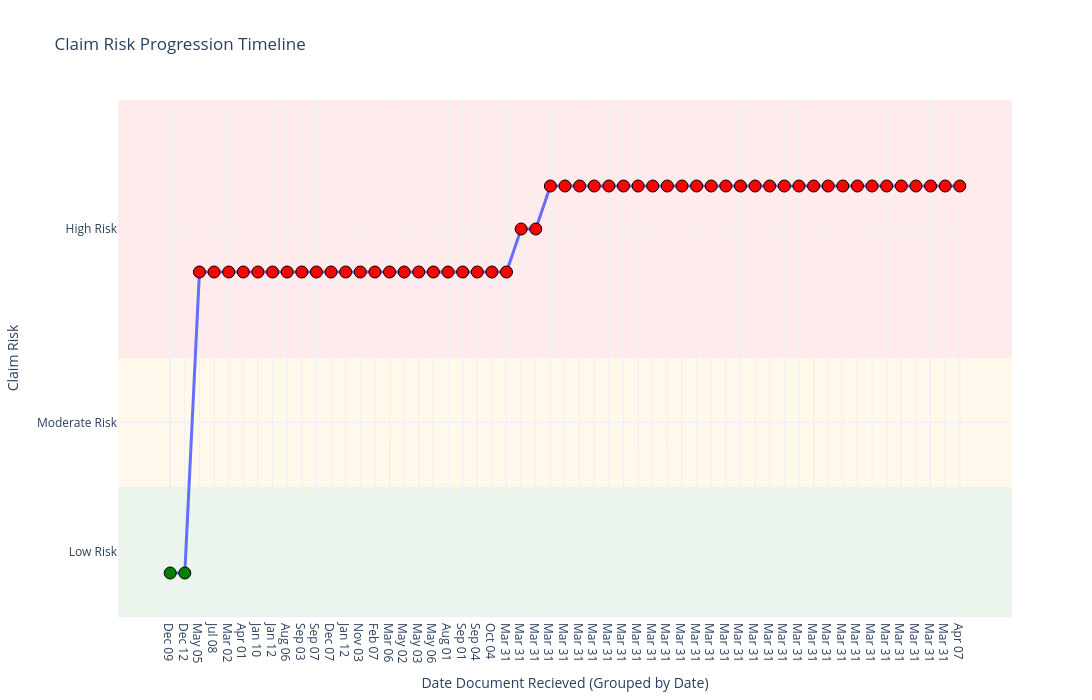

Notebook code for this chart:
### Code cell
import random
from datetime import datetime, timedelta
import plotly.graph_objects as go
from collections import defaultdict
import re 
from datetime import datetime

# -----------------------------
# INPUT DATA
# -----------------------------
data = final_results

# -----------------------------
# CONFIG
# -----------------------------
risk_map = {"L": 1, "M": 2, "H": 3}
risk_label = {1: "Low", 2: "Moderate", 3: "High"}
risk_color = {1: "green", 2: "orange", 3: "red"}

MIN_OFFSET = 1
PADDING = 2

# -----------------------------
# STEP 1: ASSIGN DATES
# -----------------------------
date_buckets = {
    "L": (datetime(2026, 1, 1), datetime(2026, 1, 31)),
    "M": (datetime(2026, 2, 1), datetime(2026, 2, 28)),
    "H": (datetime(2026, 3, 1), datetime(2026, 3, 31)),
}

def random_date(start, end):
    delta = end - start
    return start + timedelta(days=random.randint(0, delta.days))

def get_date(doc):
    """
    Extracts date from doc['name'] after 'Doc Date'.
    Falls back to created_at.
    Returns timezone-naive datetime (safe for sorting).
    """

    name = doc.get("name", "")

    # Extract Doc Date
    match = re.search(r"Doc Date\s*(\d{1,2}-\d{1,2}-\d{2,4})", name)

    if match:
        date_str = match.group(1)

        for fmt in ("%d-%m-%Y", "%d-%m-%y"):
            try:
                dt = datetime.strptime(date_str, fmt)
                return dt  # already naive
            except ValueError:
                continue

    # Fallback → created_at
    created_at = doc.get("created_at")

    if created_at:
        try:
            dt = datetime.fromisoformat(created_at)

            # ✅ Convert to naive datetime
            if dt.tzinfo is not None:
                dt = dt.replace(tzinfo=None)

            return dt
        except Exception:
            pass

    # Final fallback
    return datetime.now()

for doc in data:
    # risk = doc["risk_info"]["document_risk_score"]
    # start, end = date_buckets.get(risk, (datetime(2026,1,1), datetime(2026,3,31)))
    doc["display_date"] = get_date(doc)

docs = sorted(data, key=lambda x: x["display_date"])
# docs[-1]["display_date"] = docs[-2]["display_date"]
# -----------------------------
# STEP 2: FIRST PASS (same)
# -----------------------------
seen_keywords = set()
current_max_risk = 0

cumulative_by_risk = {1: 0, 2: 0, 3: 0}
max_by_risk = {1: 0, 2: 0, 3: 0}

for doc in docs:
    doc_risk = risk_map.get(doc["risk_info"]["document_risk_score"], 0)
    ann = doc.get("annotations", {}).get("claim-characteristics", {}).get("annotations", [])

    current_keywords = {(a.get("Characteristic"), a.get("Question")) for a in ann}
    new_keywords = current_keywords - seen_keywords

    if doc_risk > current_max_risk:
        current_max_risk = doc_risk

    relevant = set()
    for cat, kw in new_keywords:
        for a in ann:
            if a.get("Question") == kw and a.get("Characteristic") == cat:
                if risk_map.get(a.get("RiskCategory"), 0) == current_max_risk:
                    relevant.add((cat, kw))

    cumulative_by_risk[current_max_risk] += len(relevant)
    max_by_risk[current_max_risk] = max(
        max_by_risk[current_max_risk],
        cumulative_by_risk[current_max_risk]
    )

    seen_keywords.update(current_keywords)

# -----------------------------
# STEP 3: REGION HEIGHTS
# -----------------------------
low_height = max_by_risk[1] + PADDING + MIN_OFFSET
mod_height = max_by_risk[2] + PADDING + MIN_OFFSET
high_height = max_by_risk[3] + PADDING + MIN_OFFSET

risk_base = {
    1: 0,
    2: low_height,
    3: low_height + mod_height
}

total_height = low_height + mod_height + high_height

# -----------------------------
# STEP 4: SECOND PASS + GROUPING
# -----------------------------
seen_keywords = set()
current_max_risk = 0
cumulative_by_risk = {1: 0, 2: 0, 3: 0}

grouped = defaultdict(list)

for doc in docs:
    doc_risk = risk_map.get(doc["risk_info"]["document_risk_score"], 0)
    ann = doc.get("annotations", {}).get("claim-characteristics", {}).get("annotations", [])

    current_keywords = {(a.get("Characteristic"), a.get("Question")) for a in ann}
    new_keywords = current_keywords - seen_keywords

    if doc_risk > current_max_risk:
        current_max_risk = doc_risk

    relevant = set()
    for cat, kw in new_keywords:
        for a in ann:
            if a.get("Question") == kw and a.get("Characteristic") == cat:
                if risk_map.get(a.get("RiskCategory"), 0) == current_max_risk:
                    relevant.add((cat, kw))

    cumulative_by_risk[current_max_risk] += len(relevant)
    seen_keywords.update(current_keywords)

    y_val = risk_base[current_max_risk] + cumulative_by_risk[current_max_risk] + MIN_OFFSET
    color = risk_color[current_max_risk]

    # -----------------------------
    # BUILD PER-DOC HOVER
    # -----------------------------
    hover = f"<b>{doc['name']}</b><br>"
    hover += f"Claim Risk: <span style='color:{color}'><b>{risk_label[current_max_risk]}</b></span><br>"
    hover += f"Cumulative Signals: <b>{cumulative_by_risk[current_max_risk]}</b><br>"

    if relevant:
        hover += f"<b>New {risk_label[current_max_risk]} Risk Signals: ({len(relevant)})</b><br>"
        temp = {}
        for cat, kw in relevant:
            temp.setdefault(cat, []).append(kw)

        for cat, kws in temp.items():
            hover += f"<b>{cat}</b>: <span style='color:{color}'>{', '.join(set(kws))}</span><br>"
    else:
        hover += f"<b>No new {risk_label[current_max_risk]} signals</b><br>"

    hover += "<br>"

    grouped[doc["display_date"]].append({
        "hover": hover,
        "y": y_val,
        "color": color
    })

# -----------------------------
# STEP 5: BUILD FINAL PLOT DATA
# -----------------------------
x_vals = []
y_vals = []
colors = []
hover_texts = []

sorted_dates = sorted(grouped.keys())

for i, date in enumerate(sorted_dates):
    entries = grouped[date]

    combined_hover = f"<b>Date: {date.strftime('%Y-%m-%d')}</b><br><br>"
    combined_hover += "".join([e["hover"] for e in entries])

    # take last state (latest doc that day)
    y_val = entries[-1]["y"]
    color = entries[-1]["color"]

    x_vals.append(i)
    y_vals.append(y_val)
    colors.append(color)
    hover_texts.append(combined_hover)

# -----------------------------
# STEP 6: PLOT
# -----------------------------
fig = go.Figure()

fig.add_trace(go.Scatter(
    x=x_vals,
    y=y_vals,
    mode='lines+markers',
    marker=dict(size=12, color=colors, line=dict(width=1, color='black')),
    line=dict(width=3),
    text=hover_texts,
    hoverinfo='text'
))

# -----------------------------
# BACKGROUND REGIONS
# -----------------------------
fig.add_shape(type="rect", xref="paper", yref="y",
              x0=0, x1=1, y0=0, y1=low_height,
              fillcolor="green", opacity=0.08, layer="below", line_width=0)

fig.add_shape(type="rect", xref="paper", yref="y",
              x0=0, x1=1, y0=low_height, y1=low_height+mod_height,
              fillcolor="orange", opacity=0.08, layer="below", line_width=0)

fig.add_shape(type="rect", xref="paper", yref="y",
              x0=0, x1=1, y0=low_height+mod_height, y1=total_height,
              fillcolor="red", opacity=0.08, layer="below", line_width=0)

# -----------------------------
# FINAL LAYOUT
# -----------------------------
fig.update_layout(
    title="Claim Risk Progression Timeline",

    xaxis=dict(
        title="Date Document Recieved (Grouped by Date)",
        tickvals=x_vals,
        ticktext=[d.strftime("%b %d") for d in sorted_dates]
    ),

    yaxis=dict(
        title="Claim Risk",
        tickvals=[
            low_height / 2,
            low_height + mod_height / 2,
            low_height + mod_height + high_height / 2
        ],
        ticktext=["Low Risk", "Moderate Risk", "High Risk"],
        range=[0, total_height]
    ),

    template="plotly_white",
    height=700,
    width=1200,

    hoverlabel=dict(
        bgcolor="white",
        font_size=13,
        font_family="Arial",
        font_color="black",
        bordercolor="lightgrey",
        align="left"
    )
)

fig.show()

### Figure 1 — Plotly figure (JSON) as saved in the notebook; plotly's stock layout.template omitted (floating-point values rounded to 4 significant figures)
{"data": [{"hoverinfo": "text", "line": {"width": 3}, "marker": {"color": ["green", "green", "red", "red", "red", "red", "red", "red", "red", "red", "red", "red", "red", "red", "red", "red", "red", "red", "red", "red", "red", "red", "red", "red", "red", "red", "red", "red", "red", "red", "red", "red", "red", "red", "red", "red", "red", "red", "red", "red", "red", "red", "red", "red", "red", "red", "red", "red", "red", "red", "red", "red", "red", "red", "red"], "line": {"color": "black", "width": 1}, "size": 12}, "mode": "lines+markers", "text": ["<b>Date: 2014-12-09</b><br><br><b>CLM - Examination Before Trial Report  PLAINTIFF Clm    138226 - MEDVINSKY ALLA vs. PANDYA MD HIMANSHU - Doc Date 9-12-2014.msg.msg</b><br>Claim Risk: <span style='color:green'><b>Low</b></span><br>Cumulative Signals: <b>0</b><br><b>No new Low signals</b><br><br><b>CLM - Examination Before Trial Report  PLAINTIFF Clm    138226 - MEDVINSKY ALLA vs. PANDYA MD HIMANSHU - Doc Date 9-12-2014.msg_R090514DEP.pdf</b><br>Claim Risk: <span style='color:green'><b>Low</b></span><br>Cumulative Signals: <b>0</b><br><b>No new Low signals</b><br><br>", "<b>Date: 2014-12-12</b><br><br><b>CLM - Defense Counsel General Correspondence  Clm    138226 - MEDVINSKY ALLA vs. PANDYA MD HIMANSHU - Doc Date 12-12-2014.msg.msg</b><br>Claim Risk: <span style='color:green'><b>Low</b></span><br>Cumulative Signals: <b>0</b><br><b>No new Low signals</b><br><br><b>CLM - Defense Counsel General Correspondence  Clm    138226 - MEDVINSKY ALLA vs. PANDYA MD HIMANSHU - Doc Date 12-12-2014.msg_R120814DIS.pdf</b><br>Claim Risk: <span style='color:green'><b>Low</b></span><br>Cumulative Signals: <b>0</b><br><b>No new Low signals</b><br><br>", "<b>Date: 2015-05-05</b><br><br><b>CLM - Defense Counsel General Correspondence UPDATE ON EBT DATES Clm    138226 - MEDVINSKY ALLA vs. PANDYA MD HIMANSHU - Doc Date 5-5-2015.msg.msg</b><br>Claim Risk: <span style='color:green'><b>Low</b></span><br>Cumulative Signals: <b>0</b><br><b>No new Low signals</b><br><br><b>CLM - Defense Counsel General Correspondence UPDATE ON EBT DATES Clm    138226 - MEDVINSKY ALLA vs. PANDYA MD HIMANSHU - Doc Date 5-5-2015.msg_R042415AP.pdf</b><br>Claim Risk: <span style='color:red'><b>High</b></span><br>Cumulative Signals: <b>1</b><br><b>New High Risk Signals: (1)</b><br><b>Other</b>: <span style='color:red'>Affidavit</span><br><br>", "<b>Date: 2015-07-08</b><br><br><b>CLM - Defense Counsel General Correspondence STATUS UPDATE Clm    138226 - MEDVINSKY, ALLA vs. PANDYA MD, HIMANSHU - Doc Date 8-7-2015.pdf</b><br>Claim Risk: <span style='color:red'><b>High</b></span><br>Cumulative Signals: <b>1</b><br><b>No new High signals</b><br><br>", "<b>Date: 2017-03-02</b><br><br><b>CLM - Defense Counsel General Correspondence REPORT - CASE STAYED Clm    138226 - MEDVINSKY, ALLA vs. PANDYA MD, HIMANSHU - Doc Date 2-3-2017.pdf</b><br>Claim Risk: <span style='color:red'><b>High</b></span><br>Cumulative Signals: <b>1</b><br><b>No new High signals</b><br><br>", "<b>Date: 2019-04-01</b><br><br><b>CLM - Defense Counsel Record Review Clm    138226 - MEDVINSKY, ALLA vs. PANDYA MD, HIMANSHU - Doc Date 1-4-2019.DOC</b><br>Claim Risk: <span style='color:red'><b>High</b></span><br>Cumulative Signals: <b>1</b><br><b>No new High signals</b><br><br>", "<b>Date: 2020-01-10</b><br><br><b>CLM - Defense Counsel General Correspondence DEFENSE COUNSEL CHRONOLOGY Clm    138226 - MEDVINSKY ALLA vs. PANDYA MD HIMANSHU - Doc Date 10-1-2020.msg.msg</b><br>Claim Risk: <span style='color:red'><b>High</b></span><br>Cumulative Signals: <b>1</b><br><b>No new High signals</b><br><br>", "<b>Date: 2021-01-12</b><br><br><b>CLM - Defense Counsel General Correspondence NO DECISION-ACTIVITY ON MOTION TO DISMISS Clm    138226 - MEDVINSKY ALLA vs. PANDYA MD HIMANSHU - Doc Date 12-1-2021.msg.msg</b><br>Claim Risk: <span style='color:red'><b>High</b></span><br>Cumulative Signals: <b>1</b><br><b>No new High signals</b><br><br>", "<b>Date: 2021-08-06</b><br><br><b>CLM - Defense Counsel General Correspondence STATUS OF MOTION TO DISMISS Clm    138226 - MEDVINSKY ALLA vs. PANDYA MD HIMANSHU - Doc Date 6-8-2021.msg.msg</b><br>Claim Risk: <span style='color:red'><b>High</b></span><br>Cumulative Signals: <b>1</b><br><b>No new High signals</b><br><br><b>CLM - Defense Counsel General Correspondence STATUS OF MOTION TO DISMISS Clm    138226 - MEDVINSKY ALLA vs. PANDYA MD HIMANSHU - Doc Date 6-8-2021.msg_To PRI re  6.16.21 Appearance Motion to Dismiss.DOC</b><br>Claim Risk: <span style='color:red'><b>High</b></span><br>Cumulative Signals: <b>1</b><br><b>No new High signals</b><br><br><b>CLM - Defense Counsel General Correspondence STATUS OF MOTION TO DISMISS Clm    138226 - MEDVINSKY ALLA vs. PANDYA MD HIMANSHU - Doc Date 6-8-2021.msg_To PRI re  6.16.21 Appearance Motion to Dismiss_.PDF</b><br>Claim Risk: <span style='color:red'><b>High</b></span><br>Cumulative Signals: <b>1</b><br><b>No new High signals</b><br><br>", "<b>Date: 2021-09-03</b><br><br><b>CLM - Defense Counsel General Correspondence MOTION TO DISMISS APPROVED Clm    138226 - MEDVINSKY ALLA vs. PANDYA MD HIMANSHU - Doc Date 3-9-2021.msg.msg</b><br>Claim Risk: <span style='color:red'><b>High</b></span><br>Cumulative Signals: <b>1</b><br><b>No new High signals</b><br><br><b>CLP - Motions-Orders Clm    138226 - MEDVINSKY ALLA vs. PANDYA MD HIMANSHU - Doc Date 3-9-2021.msg.msg</b><br>Claim Risk: <span style='color:red'><b>High</b></span><br>Cumulative Signals: <b>1</b><br><b>No new High signals</b><br><br>", "<b>Date: 2021-09-07</b><br><br><b>CLM - Defense Counsel General Correspondence REQUEST UPDATE ON MOTION TO DISMISS Clm    138226 - MEDVINSKY ALLA vs. PANDYA MD HIMANSHU - Doc Date 7-9-2021.msg.msg</b><br>Claim Risk: <span style='color:red'><b>High</b></span><br>Cumulative Signals: <b>1</b><br><b>No new High signals</b><br><br><b>CLM - Defense Counsel General Correspondence STATUS UPDATE Clm    138226 - MEDVINSKY ALLA vs. PANDYA MD HIMANSHU - Doc Date 7-9-2021.msg_image001.png</b><br>Claim Risk: <span style='color:red'><b>High</b></span><br>Cumulative Signals: <b>1</b><br><b>No new High signals</b><br><br><b>CLM - Defense Counsel General Correspondence STATUS UPDATE Clm    138226 - MEDVINSKY ALLA vs. PANDYA MD HIMANSHU - Doc Date 7-9-2021.msg.msg</b><br>Claim Risk: <span style='color:red'><b>High</b></span><br>Cumulative Signals: <b>1</b><br><b>No new High signals</b><br><br><b>CLM - Defense Counsel General Correspondence STATUS UPDATE Clm    138226 - MEDVINSKY ALLA vs. PANDYA MD HIMANSHU - Doc Date 7-9-2021.msg_To PRI re  Our MTD and 8.11.21 Appearance.DOC</b><br>Claim Risk: <span style='color:red'><b>High</b></span><br>Cumulative Signals: <b>1</b><br><b>No new High signals</b><br><br><b>CLM - Defense Counsel General Correspondence STATUS UPDATE Clm    138226 - MEDVINSKY ALLA vs. PANDYA MD HIMANSHU - Doc Date 7-9-2021.msg_To PRI re Our MTD and 8.11.21 Appearance_.PDF</b><br>Claim Risk: <span style='color:red'><b>High</b></span><br>Cumulative Signals: <b>1</b><br><b>No new High signals</b><br><br>", "<b>Date: 2021-12-07</b><br><br><b>CLM - Defense Counsel General Correspondence STATUS OF MOTION TO DISAMISS Clm    138226 - MEDVINSKY ALLA vs. PANDYA MD HIMANSHU - Doc Date 7-12-2021.msg.msg</b><br>Claim Risk: <span style='color:red'><b>High</b></span><br>Cumulative Signals: <b>1</b><br><b>No new High signals</b><br><br>", "<b>Date: 2022-01-12</b><br><br><b>CLP - Summons and Complaint (S   C) Clm    138226 - MEDVINSKY ALLA vs. PANDYA MD HIMANSHU - Doc Date 12-1-2022.msg_LETTERS OF ADMINISTRATION.PDF</b><br>Claim Risk: <span style='color:red'><b>High</b></span><br>Cumulative Signals: <b>1</b><br><b>No new High signals</b><br><br><b>CLP - Summons and Complaint (S   C) Clm    138226 - MEDVINSKY ALLA vs. PANDYA MD HIMANSHU - Doc Date 12-1-2022.msg.msg</b><br>Claim Risk: <span style='color:red'><b>High</b></span><br>Cumulative Signals: <b>1</b><br><b>No new High signals</b><br><br>", "<b>Date: 2024-11-03</b><br><br><b>CLM - Examination Before Trial Report  INSURED Clm    138226 - MEDVINSKY, ALLA vs. PANDYA MD, HIMANSHU - Doc Date 3-11-2024.DOCX</b><br>Claim Risk: <span style='color:red'><b>High</b></span><br>Cumulative Signals: <b>1</b><br><b>No new High signals</b><br><br>", "<b>Date: 2025-02-07</b><br><br><b>CLM - Closing CLOSING DOCUMENTS Clm    138226 - MEDVINSKY, ALLA vs. PANDYA MD, HIMANSHU - Doc Date 7-2-2025.PDF</b><br>Claim Risk: <span style='color:red'><b>High</b></span><br>Cumulative Signals: <b>1</b><br><b>No new High signals</b><br><br>", "<b>Date: 2025-03-06</b><br><br><b>CLM  Litigation Management APPROVAL FOR KE LAUB TO COVER THE 6-4-25 CONF. Clm    138226 - MEDVINSKY ALLA vs. PANDYA MD HIMANSHU - Doc Date 6-3-2025.msg.msg</b><br>Claim Risk: <span style='color:red'><b>High</b></span><br>Cumulative Signals: <b>1</b><br><b>No new High signals</b><br><br>", "<b>Date: 2025-05-02</b><br><br><b>CLM - Defense Counsel General Correspondence PC IS CONSIDERING A STIP OF DISC FOR INSURED. Clm    138226 - MEDVINSKY ALLA vs. PANDYA MD HIMANSHU - Doc Date 2-5-2025.msg.msg</b><br>Claim Risk: <span style='color:red'><b>High</b></span><br>Cumulative Signals: <b>1</b><br><b>No new High signals</b><br><br>", "<b>Date: 2025-05-03</b><br><br><b>CLM - DOH Reports Clm    138226 - MEDVINSKY, ALLA vs. PANDYA MD, HIMANSHU - Doc Date 3-5-2025.pdf</b><br>Claim Risk: <span style='color:red'><b>High</b></span><br>Cumulative Signals: <b>1</b><br><b>No new High signals</b><br><br>", "<b>Date: 2025-05-06</b><br><br><b>CLM - Stipulation of Discontinuance CLOSING DOCUMENTS Clm    138226 - MEDVINSKY ALLA vs. PANDYA MD HIMANSHU - Doc Date 6-5-2025.msg.msg</b><br>Claim Risk: <span style='color:red'><b>High</b></span><br>Cumulative Signals: <b>1</b><br><b>No new High signals</b><br><br><b>CLM - Stipulation of Discontinuance CLOSING DOCUMENTS Clm    138226 - MEDVINSKY ALLA vs. PANDYA MD HIMANSHU - Doc Date 6-5-2025.msg_So-Ordered Stipulation of Discontinuance Dr. Pandya.PDF</b><br>Claim Risk: <span style='color:red'><b>High</b></span><br>Cumulative Signals: <b>1</b><br><b>No new High signals</b><br><br>", "<b>Date: 2025-08-01</b><br><br><b>CLM - Defense Counsel General Correspondence STRATEGY DISCUSSION WITH DC RE SOD Clm    138226 - MEDVINSKY ALLA vs. PANDYA MD HIMANSHU - Doc Date 1-8-2025.msg.msg</b><br>Claim Risk: <span style='color:red'><b>High</b></span><br>Cumulative Signals: <b>1</b><br><b>No new High signals</b><br><br>", "<b>Date: 2025-09-01</b><br><br><b>CLM - Defense Counsel General Correspondence FOLLOW - UP FOR STIP FOR INSURED Clm    138226 - MEDVINSKY ALLA vs. PANDYA MD HIMANSHU - Doc Date 1-9-2025.msg.msg</b><br>Claim Risk: <span style='color:red'><b>High</b></span><br>Cumulative Signals: <b>1</b><br><b>No new High signals</b><br><br>", "<b>Date: 2025-09-04</b><br><br><b>CLM - Defense Counsel General Correspondence DC WILL REQUEST STIP FOR INS. AT CONF 4-10-25 Clm    138226 - MEDVINSKY ALLA vs. PANDYA MD HIMANSHU - Doc Date 4-9-2025.msg.msg</b><br>Claim Risk: <span style='color:red'><b>High</b></span><br>Cumulative Signals: <b>1</b><br><b>No new High signals</b><br><br>", "<b>Date: 2025-10-04</b><br><br><b>CLM - Stipulation of Discontinuance CLOSING DOCUMENTS Clm    138226 - MEDVINSKY ALLA vs. PANDYA MD HIMANSHU - Doc Date 4-10-2025.msg_Def Hassan Farhat & NY Community Hosp Answer to Pltf 2.25.11.PDF</b><br>Claim Risk: <span style='color:red'><b>High</b></span><br>Cumulative Signals: <b>1</b><br><b>No new High signals</b><br><br><b>CLM - Stipulation of Discontinuance CLOSING DOCUMENTS Clm    138226 - MEDVINSKY ALLA vs. PANDYA MD HIMANSHU - Doc Date 4-10-2025.msg_Def Pal Gardens Center for Nursing & Rehab  Answer to Pltf 8.17.11.PDF</b><br>Claim Risk: <span style='color:red'><b>High</b></span><br>Cumulative Signals: <b>1</b><br><b>No new High signals</b><br><br><b>CLM - Stipulation of Discontinuance CLOSING DOCUMENTS Clm    138226 - MEDVINSKY ALLA vs. PANDYA MD HIMANSHU - Doc Date 4-10-2025.msg.msg</b><br>Claim Risk: <span style='color:red'><b>High</b></span><br>Cumulative Signals: <b>1</b><br><b>No new High signals</b><br><br><b>CLM - Stipulation of Discontinuance CLOSING DOCUMENTS Clm    138226 - MEDVINSKY ALLA vs. PANDYA MD HIMANSHU - Doc Date 4-10-2025.msg_Stip of Disc - signed.PDF</b><br>Claim Risk: <span style='color:red'><b>High</b></span><br>Cumulative Signals: <b>1</b><br><b>No new High signals</b><br><br>", "<b>Date: 2026-03-31</b><br><br><b>CLM - Vendor Invoice BILL ISSUES Clm    138226 - MEDVINSKY ALLA vs. PANDYA MD HIMANSHU - Doc Date 9-14-2020.msg.msg</b><br>Claim Risk: <span style='color:red'><b>High</b></span><br>Cumulative Signals: <b>1</b><br><b>No new High signals</b><br><br>", "<b>Date: 2026-03-31</b><br><br><b>CLM - Examination Before Trial Report  PLAINTIFF Clm    138226 - MEDVINSKY, ALLA vs. PANDYA MD, HIMANSHU - Doc Date 11-19-2015.pdf</b><br>Claim Risk: <span style='color:red'><b>High</b></span><br>Cumulative Signals: <b>2</b><br><b>New High Risk Signals: (1)</b><br><b>Damage</b>: <span style='color:red'>Sepsis</span><br><br>", "<b>Date: 2026-03-31</b><br><br><b>CLP - Attorney Transfer Form Clm    138226 - MEDVINSKY, ALLA vs. PANDYA MD, HIMANSHU - Doc Date 3-15-2018.pdf</b><br>Claim Risk: <span style='color:red'><b>High</b></span><br>Cumulative Signals: <b>2</b><br><b>No new High signals</b><br><br>", "<b>Date: 2026-03-31</b><br><br><b>CLM - Defense Counsel Record Review Clm    138226 - MEDVINSKY, ALLA vs. PANDYA MD, HIMANSHU - Doc Date 11-14.DOC</b><br>Claim Risk: <span style='color:red'><b>High</b></span><br>Cumulative Signals: <b>3</b><br><b>New High Risk Signals: (1)</b><br><b>Damage</b>: <span style='color:red'>Impaired</span><br><br>", "<b>Date: 2026-03-31</b><br><br><b>CLM - Plaintiff Counsel Correspondence Clm    138226 - MEDVINSKY, ALLA vs. PANDYA MD, HIMANSHU - Doc Date 6-23-2016.pdf</b><br>Claim Risk: <span style='color:red'><b>High</b></span><br>Cumulative Signals: <b>3</b><br><b>No new High signals</b><br><br>", "<b>Date: 2026-03-31</b><br><br><b>CLM  Litigation Management APPROVAL FOR 3.5 HOURS FOR MOTION TO SO ORDER STIP Clm    138226 - MEDVINSKY ALLA vs. PANDYA MD HIMANSHU - Doc Date 4-27-2025.msg.msg</b><br>Claim Risk: <span style='color:red'><b>High</b></span><br>Cumulative Signals: <b>3</b><br><b>No new High signals</b><br><br>", "<b>Date: 2026-03-31</b><br><br><b>CLM - Defense Counsel Record Review Clm    138226 - MEDVINSKY, ALLA vs. PANDYA MD, HIMANSHU - Doc Date 3-14-2019.DOC</b><br>Claim Risk: <span style='color:red'><b>High</b></span><br>Cumulative Signals: <b>3</b><br><b>No new High signals</b><br><br>", "<b>Date: 2026-03-31</b><br><br><b>CLM - Defense Counsel Record Review Clm    138226 - MEDVINSKY, ALLA vs. PANDYA MD, HIMANSHU - Doc Date 10-25-2018.DOC</b><br>Claim Risk: <span style='color:red'><b>High</b></span><br>Cumulative Signals: <b>3</b><br><b>No new High signals</b><br><br>", "<b>Date: 2026-03-31</b><br><br><b>CLM - Signed Consent Clm    138226 - MEDVINSKY, ALLA vs. PANDYA MD, HIMANSHU - Doc Date 5-30-2018.pdf</b><br>Claim Risk: <span style='color:red'><b>High</b></span><br>Cumulative Signals: <b>3</b><br><b>No new High signals</b><br><br>", "<b>Date: 2026-03-31</b><br><br><b>CLM - Suit Evaluation  INITIAL Clm    138226 - MEDVINSKY, ALLA vs. PANDYA MD, HIMANSHU - Doc Date 10-25-2018.PDF</b><br>Claim Risk: <span style='color:red'><b>High</b></span><br>Cumulative Signals: <b>3</b><br><b>No new High signals</b><br><br>", "<b>Date: 2026-03-31</b><br><br><b>CLM - Defense Counsel General Correspondence UPDATE Clm    138226 - MEDVINSKY, ALLA vs. PANDYA MD, HIMANSHU - Doc Date 7-24-2015.pdf</b><br>Claim Risk: <span style='color:red'><b>High</b></span><br>Cumulative Signals: <b>3</b><br><b>No new High signals</b><br><br>", "<b>Date: 2026-03-31</b><br><br><b>CLM - Defense Counsel Record Review Clm    138226 - MEDVINSKY, ALLA vs. PANDYA MD, HIMANSHU - Doc Date 11-14-18.DOC</b><br>Claim Risk: <span style='color:red'><b>High</b></span><br>Cumulative Signals: <b>3</b><br><b>No new High signals</b><br><br>", "<b>Date: 2026-03-31</b><br><br><b>CLP - Motions-Orders Clm    138226 - MEDVINSKY, ALLA vs. PANDYA MD, HIMANSHU - Doc Date 12-18-2023.PDF</b><br>Claim Risk: <span style='color:red'><b>High</b></span><br>Cumulative Signals: <b>3</b><br><b>No new High signals</b><br><br>", "<b>Date: 2026-03-31</b><br><br><b>CLM - Defense Counsel General Correspondence RE STAY Clm    138226 - MEDVINSKY, ALLA vs. PANDYA MD, HIMANSHU - Doc Date 8-23-2017.pdf</b><br>Claim Risk: <span style='color:red'><b>High</b></span><br>Cumulative Signals: <b>3</b><br><b>No new High signals</b><br><br>", "<b>Date: 2026-03-31</b><br><br><b>CLM - Defense Counsel General Correspondence CODEF WON T SIGN STIP BY PC DID Clm    138226 - MEDVINSKY ALLA vs. PANDYA MD HIMANSHU - Doc Date 4-15-2025.msg.msg</b><br>Claim Risk: <span style='color:red'><b>High</b></span><br>Cumulative Signals: <b>3</b><br><b>No new High signals</b><br><br>", "<b>Date: 2026-03-31</b><br><br><b>CLM - Defense Counsel General Correspondence UPDATE STAY AND RECS Clm    138226 - MEDVINSKY ALLA vs. PANDYA MD HIMANSHU - Doc Date 9-29-2020.msg.msg</b><br>Claim Risk: <span style='color:red'><b>High</b></span><br>Cumulative Signals: <b>3</b><br><b>No new High signals</b><br><br>", "<b>Date: 2026-03-31</b><br><br><b>CLM - Main File (Closed) Clm    138226 - MEDVINSKY, ALLA vs. PANDYA MD, HIMANSHU - Doc Date 1-17-2019.pdf</b><br>Claim Risk: <span style='color:red'><b>High</b></span><br>Cumulative Signals: <b>3</b><br><b>No new High signals</b><br><br>", "<b>Date: 2026-03-31</b><br><br><b>CLM - Defense Counsel General Correspondence STATUS Clm    138226 - MEDVINSKY, ALLA vs. PANDYA MD, HIMANSHU - Doc Date 8-18-2015.pdf</b><br>Claim Risk: <span style='color:red'><b>High</b></span><br>Cumulative Signals: <b>3</b><br><b>No new High signals</b><br><br>", "<b>Date: 2026-03-31</b><br><br><b>CLM - Examination Before Trial Report  CODEFENDANT Clm    138226 - MEDVINSKY, ALLA vs. PANDYA MD, HIMANSHU - Doc Date 9-24-2024.PDF</b><br>Claim Risk: <span style='color:red'><b>High</b></span><br>Cumulative Signals: <b>3</b><br><b>No new High signals</b><br><br>", "<b>Date: 2026-03-31</b><br><br><b>CLM - Defense Counsel General Correspondence RE CONTINUED EBT OF A. PEKERMAN Clm    138226 - MEDVINSKY, ALLA vs. PANDYA MD, HIMANSHU - Doc Date 10-14-....pdf</b><br>Claim Risk: <span style='color:red'><b>High</b></span><br>Cumulative Signals: <b>3</b><br><b>No new High signals</b><br><br>", "<b>Date: 2026-03-31</b><br><br><b>CLM - Defense Counsel General Correspondence UPDATE Clm    138226 - MEDVINSKY, ALLA vs. PANDYA MD, HIMANSHU - Doc Date 1-29-2016.pdf</b><br>Claim Risk: <span style='color:red'><b>High</b></span><br>Cumulative Signals: <b>3</b><br><b>No new High signals</b><br><br>", "<b>Date: 2026-03-31</b><br><br><b>CLM - Defense Counsel Record Review Clm    138226 - MEDVINSKY, ALLA vs. PANDYA MD, HIMANSHU - Doc Date 11-14-2018.DOC</b><br>Claim Risk: <span style='color:red'><b>High</b></span><br>Cumulative Signals: <b>3</b><br><b>No new High signals</b><br><br>", "<b>Date: 2026-03-31</b><br><br><b>All eOASIS notes for CL#138226.pdf</b><br>Claim Risk: <span style='color:red'><b>High</b></span><br>Cumulative Signals: <b>3</b><br><b>No new High signals</b><br><br>", "<b>Date: 2026-03-31</b><br><br><b>CLM - Defense Counsel General Correspondence PLAINTIFF HAS SIGNED A STIP. OF DISCONTINUANCE Clm    138226 - MEDVINSKY ALLA vs. PANDYA MD HIMANSHU - Doc Date 2-26-2025.msg.msg</b><br>Claim Risk: <span style='color:red'><b>High</b></span><br>Cumulative Signals: <b>3</b><br><b>No new High signals</b><br><br>", "<b>Date: 2026-03-31</b><br><br><b>CLM - Defense Counsel General Correspondence NEED DEATH CERTIFICATE- MOTION TO DISMISS PENDING Clm    138226 - MEDVINSKY ALLA vs. PANDYA MD HIMANSHU - Doc Date 3-30-2021.msg.msg</b><br>Claim Risk: <span style='color:red'><b>High</b></span><br>Cumulative Signals: <b>3</b><br><b>No new High signals</b><br><br>", "<b>Date: 2026-03-31</b><br><br><b>CLP - Pleadings File (Closed) Clm    138226 - MEDVINSKY, ALLA vs. PANDYA MD, HIMANSHU - Doc Date 1-17-2019.pdf</b><br>Claim Risk: <span style='color:red'><b>High</b></span><br>Cumulative Signals: <b>3</b><br><b>No new High signals</b><br><br>", "<b>Date: 2026-03-31</b><br><br><b>CLM - Defense Counsel General Correspondence PLAINTIFF DIED NEED DEATH CERTIFICATE Clm    138226 - MEDVINSKY ALLA vs. PANDYA MD HIMANSHU - Doc Date 3-29-2021.msg.msg</b><br>Claim Risk: <span style='color:red'><b>High</b></span><br>Cumulative Signals: <b>3</b><br><b>No new High signals</b><br><br>", "<b>Date: 2026-03-31</b><br><br><b>CLM - Defense Counsel General Correspondence PC HAS NOT RESP. TO REQ. TO DISC. INS Clm    138226 - MEDVINSKY ALLA vs. PANDYA MD HIMANSHU - Doc Date 2-19-2025.msg.msg</b><br>Claim Risk: <span style='color:red'><b>High</b></span><br>Cumulative Signals: <b>3</b><br><b>No new High signals</b><br><br>", "<b>Date: 2026-03-31</b><br><br><b>CLD - Data File (Closed) Clm    138226 - MEDVINSKY, ALLA vs. PANDYA MD, HIMANSHU - Doc Date 1-17-2019.pdf</b><br>Claim Risk: <span style='color:red'><b>High</b></span><br>Cumulative Signals: <b>3</b><br><b>No new High signals</b><br><br>", "<b>Date: 2026-03-31</b><br><br><b>CLM - Vendor Invoice BILL ISSUES Clm    138226 - MEDVINSKY ALLA vs. PANDYA MD HIMANSHU - Doc Date 9-14-2020.msg_Pekerman-Medvinsky Inv.2009322.pdf</b><br>Claim Risk: <span style='color:red'><b>High</b></span><br>Cumulative Signals: <b>3</b><br><b>No new High signals</b><br><br>", "<b>Date: 2026-03-31</b><br><br><b>CLM - Vendor Invoice BILL ISSUES Clm    138226 - MEDVINSKY ALLA vs. PANDYA MD HIMANSHU - Doc Date 9-14-2020.msg_Chronology.DOCX</b><br>Claim Risk: <span style='color:red'><b>High</b></span><br>Cumulative Signals: <b>3</b><br><b>No new High signals</b><br><br>", "<b>Date: 2026-04-07</b><br><br><b>138226.pdf</b><br>Claim Risk: <span style='color:red'><b>High</b></span><br>Cumulative Signals: <b>3</b><br><b>No new High signals</b><br><br>"], "type": "scatter", "x": [0, 1, 2, 3, 4, 5, 6, 7, 8, 9, 10, 11, 12, 13, 14, 15, 16, 17, 18, 19, 20, 21, 22, 23, 24, 25, 26, 27, 28, 29, 30, 31, 32, 33, 34, 35, 36, 37, 38, 39, 40, 41, 42, 43, 44, 45, 46, 47, 48, 49, 50, 51, 52, 53, 54], "y": [1, 1, 8, 8, 8, 8, 8, 8, 8, 8, 8, 8, 8, 8, 8, 8, 8, 8, 8, 8, 8, 8, 8, 8, 9, 9, 10, 10, 10, 10, 10, 10, 10, 10, 10, 10, 10, 10, 10, 10, 10, 10, 10, 10, 10, 10, 10, 10, 10, 10, 10, 10, 10, 10, 10]}], "layout": {"height": 700, "hoverlabel": {"align": "left", "bgcolor": "white", "bordercolor": "lightgrey", "font": {"color": "black", "family": "Arial", "size": 13}}, "shapes": [{"fillcolor": "green", "layer": "below", "line": {"width": 0}, "opacity": 0.08, "type": "rect", "x0": 0, "x1": 1, "xref": "paper", "y0": 0, "y1": 3, "yref": "y"}, {"fillcolor": "orange", "layer": "below", "line": {"width": 0}, "opacity": 0.08, "type": "rect", "x0": 0, "x1": 1, "xref": "paper", "y0": 3, "y1": 6, "yref": "y"}, {"fillcolor": "red", "layer": "below", "line": {"width": 0}, "opacity": 0.08, "type": "rect", "x0": 0, "x1": 1, "xref": "paper", "y0": 6, "y1": 12, "yref": "y"}], "title": {"text": "Claim Risk Progression Timeline"}, "width": 1200, "xaxis": {"ticktext": ["Dec 09", "Dec 12", "May 05", "Jul 08", "Mar 02", "Apr 01", "Jan 10", "Jan 12", "Aug 06", "Sep 03", "Sep 07", "Dec 07", "Jan 12", "Nov 03", "Feb 07", "Mar 06", "May 02", "May 03", "May 06", "Aug 01", "Sep 01", "Sep 04", "Oct 04", "Mar 31", "Mar 31", "Mar 31", "Mar 31", "Mar 31", "Mar 31", "Mar 31", "Mar 31", "Mar 31", "Mar 31", "Mar 31", "Mar 31", "Mar 31", "Mar 31", "Mar 31", "Mar 31", "Mar 31", "Mar 31", "Mar 31", "Mar 31", "Mar 31", "Mar 31", "Mar 31", "Mar 31", "Mar 31", "Mar 31", "Mar 31", "Mar 31", "Mar 31", "Mar 31", "Mar 31", "Apr 07"], "tickvals": [0, 1, 2, 3, 4, 5, 6, 7, 8, 9, 10, 11, 12, 13, 14, 15, 16, 17, 18, 19, 20, 21, 22, 23, 24, 25, 26, 27, 28, 29, 30, 31, 32, 33, 34, 35, 36, 37, 38, 39, 40, 41, 42, 43, 44, 45, 46, 47, 48, 49, 50, 51, 52, 53, 54], "title": {"text": "Date Document Recieved (Grouped by Date)"}}, "yaxis": {"range": [0, 12], "ticktext": ["Low Risk", "Moderate Risk", "High Risk"], "tickvals": [1.5, 4.5, 9], "title": {"text": "Claim Risk"}}}}
